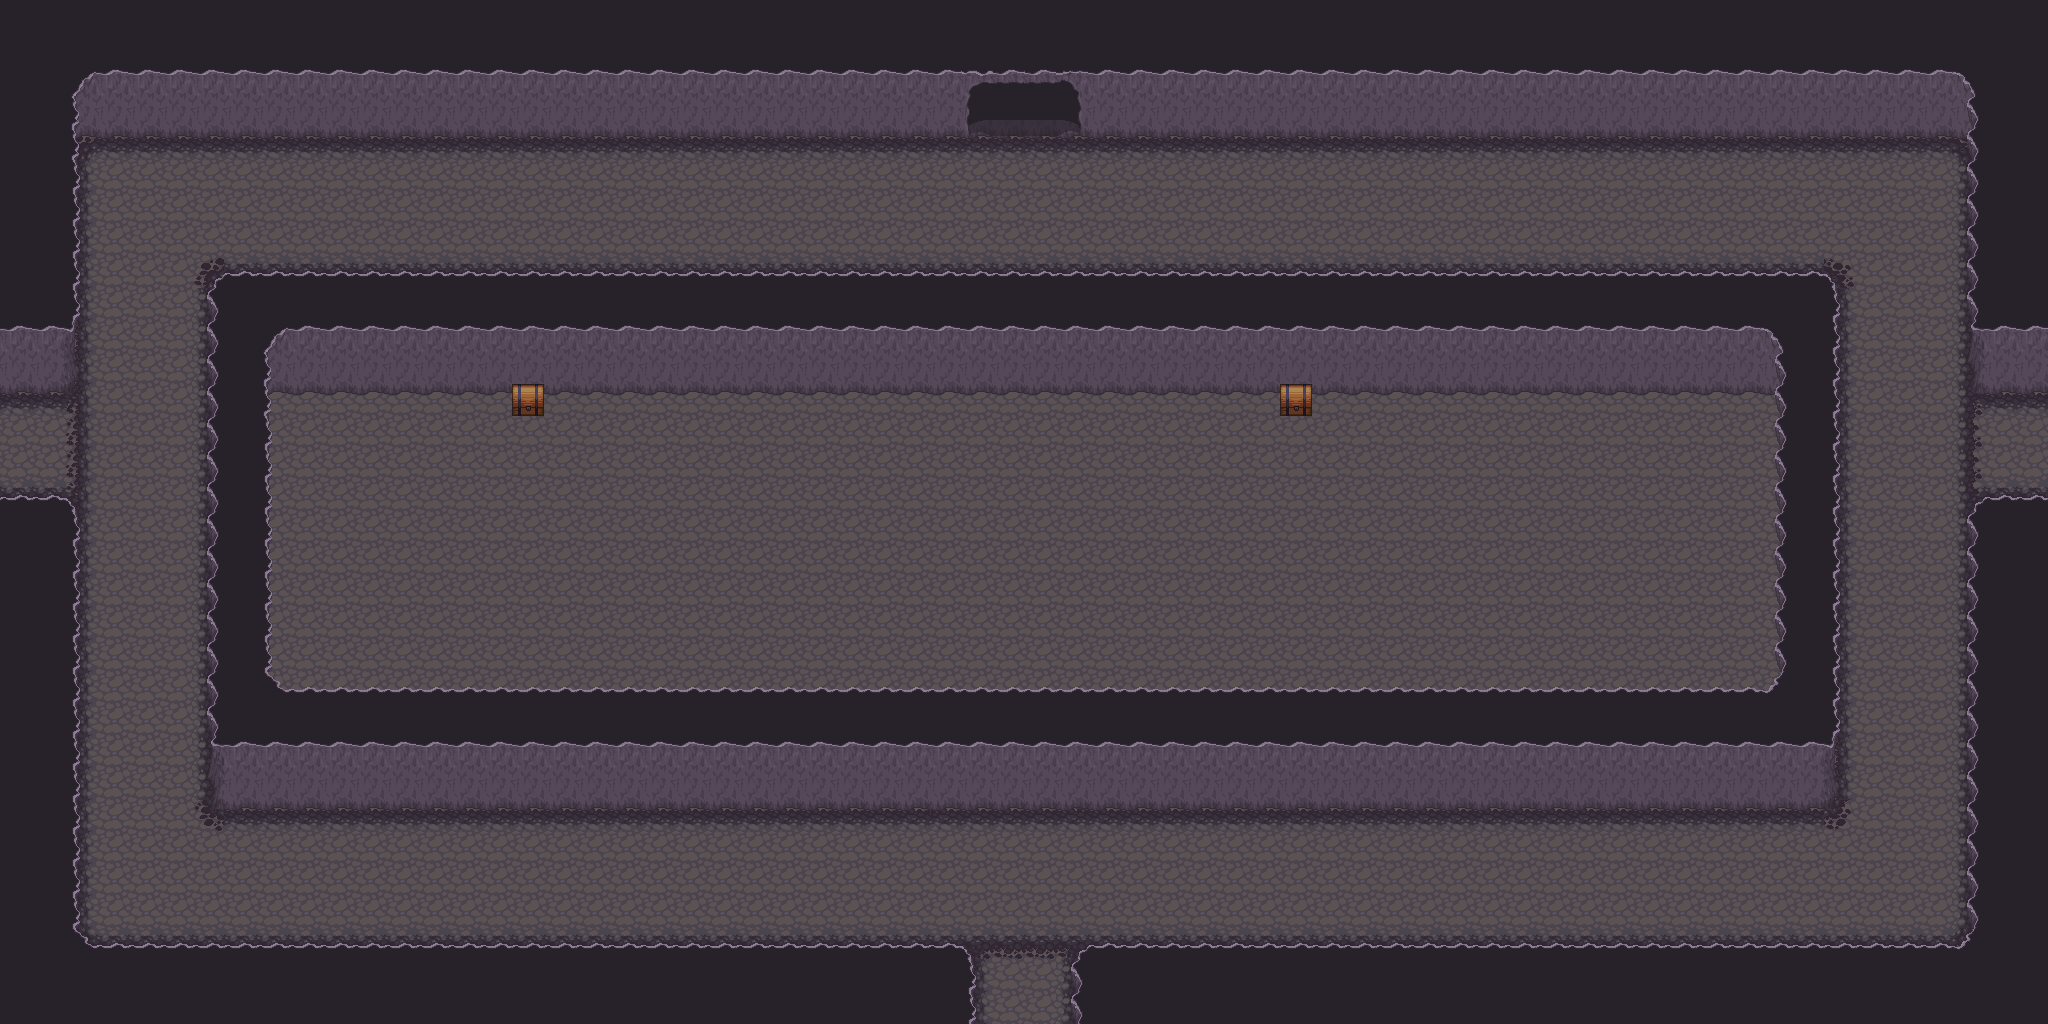

The image is a tile-based game level rendered from a .tmx file. Its description and source (layers, tilesets, objects; grid data summarised) follow:
An orthogonal 64x32 tile map with 32x32 px tiles, 8 tile layers (Sol, Sol +1, Sol + 2, Wall, ...), 6 hidden layers not drawn, 8 tilesets.

<map version="1.0" orientation="orthogonal" renderorder="right-down" width="64" height="32" tilewidth="32" tileheight="32" nextobjectid="1">
 <tileset firstgid="1" name="Artis_dock" tilewidth="32" tileheight="32" tilecount="128" columns="16">
  <image source="../Ressources/Artis_dock.png" width="512" height="256" />
 </tileset>
 <tileset firstgid="129" name="base_out_atlas" tilewidth="32" tileheight="32" tilecount="1024" columns="32">
  <image source="../Ressources/base_out_atlas.png" width="1024" height="1024" />
 </tileset>
 <tileset firstgid="1153" name="build_atlas" tilewidth="32" tileheight="32" tilecount="1024" columns="32">
  <image source="../Ressources/build_atlas.png" width="1024" height="1024" />
 </tileset>
 <tileset firstgid="2177" name="caves" tilewidth="32" tileheight="32" tilecount="66" columns="11">
  <image source="../Ressources/caves.png" width="352" height="192" />
 </tileset>
 <tileset firstgid="2243" name="forest_tiles" tilewidth="32" tileheight="32" tilecount="256" columns="16">
  <image source="../Ressources/forest_tiles.png" width="512" height="512" />
 </tileset>
 <tileset firstgid="2499" name="obj_misk_atlas" tilewidth="32" tileheight="32" tilecount="1024" columns="32">
  <image source="../Ressources/obj_misk_atlas.png" width="1024" height="1024" />
 </tileset>
 <tileset firstgid="3523" name="terrain_atlas" tilewidth="32" tileheight="32" tilecount="1024" columns="32">
  <image source="../Ressources/terrain_atlas.png" width="1024" height="1024" />
 </tileset>
 <tileset firstgid="4547" name="tileset_stone_v4_p1" tilewidth="32" tileheight="32" tilecount="70" columns="5">
  <image source="../Ressources/tileset_stone_v4_p1.png" width="166" height="463" />
 </tileset>
 <layer name="Sol" width="64" height="32">
  <data>[2048 cells, 2048 non-empty, 1 distinct tile ids]</data>
 </layer>
 <layer name="Sol +1" width="64" height="32">
  <data>[2048 cells, 314 non-empty, 12 distinct tile ids]</data>
 </layer>
 <layer name="Sol + 2" width="64" height="32">
  <data>[2048 cells, 14 non-empty, 3 distinct tile ids]</data>
 </layer>
 <layer name="Wall" width="64" height="32">
  <data>[2048 cells, 1191 non-empty, 24 distinct tile ids]</data>
 </layer>
 <layer name="Door" width="64" height="32">
  <data>[2048 cells, 12 non-empty, 9 distinct tile ids]</data>
 </layer>
 <layer name="Collide" width="64" height="32" visible="0">
  <data>[2048 cells, 1137 non-empty, 1 distinct tile ids]</data>
 </layer>
 <layer name="TopDoorBlock" width="64" height="32" visible="0">
  <data>[2048 cells, 24 non-empty, 3 distinct tile ids]</data>
 </layer>
 <layer name="BottomDoorBlock" width="64" height="32" visible="0">
  <data>[2048 cells, 18 non-empty, 2 distinct tile ids]</data>
 </layer>
 <layer name="LeftDoorBlock" width="64" height="32" visible="0">
  <data>[2048 cells, 24 non-empty, 2 distinct tile ids]</data>
 </layer>
 <layer name="RightDoorBlock" width="64" height="32" visible="0">
  <data>[2048 cells, 24 non-empty, 2 distinct tile ids]</data>
 </layer>
 <layer name="SecretDoor" width="64" height="32">
  <data>[2048 cells, 30 non-empty, 5 distinct tile ids]</data>
 </layer>
 <layer name="SecretCollide" width="64" height="32" visible="0">
  <data>[2048 cells, 15 non-empty, 1 distinct tile ids]</data>
 </layer>
 <layer name="UpOne" width="64" height="32">
  <data>[2048 cells, 0 non-empty, 0 distinct tile ids]</data>
 </layer>
 <layer name="UpTwo" width="64" height="32">
  <data>[2048 cells, 0 non-empty, 0 distinct tile ids]</data>
 </layer>
</map>
